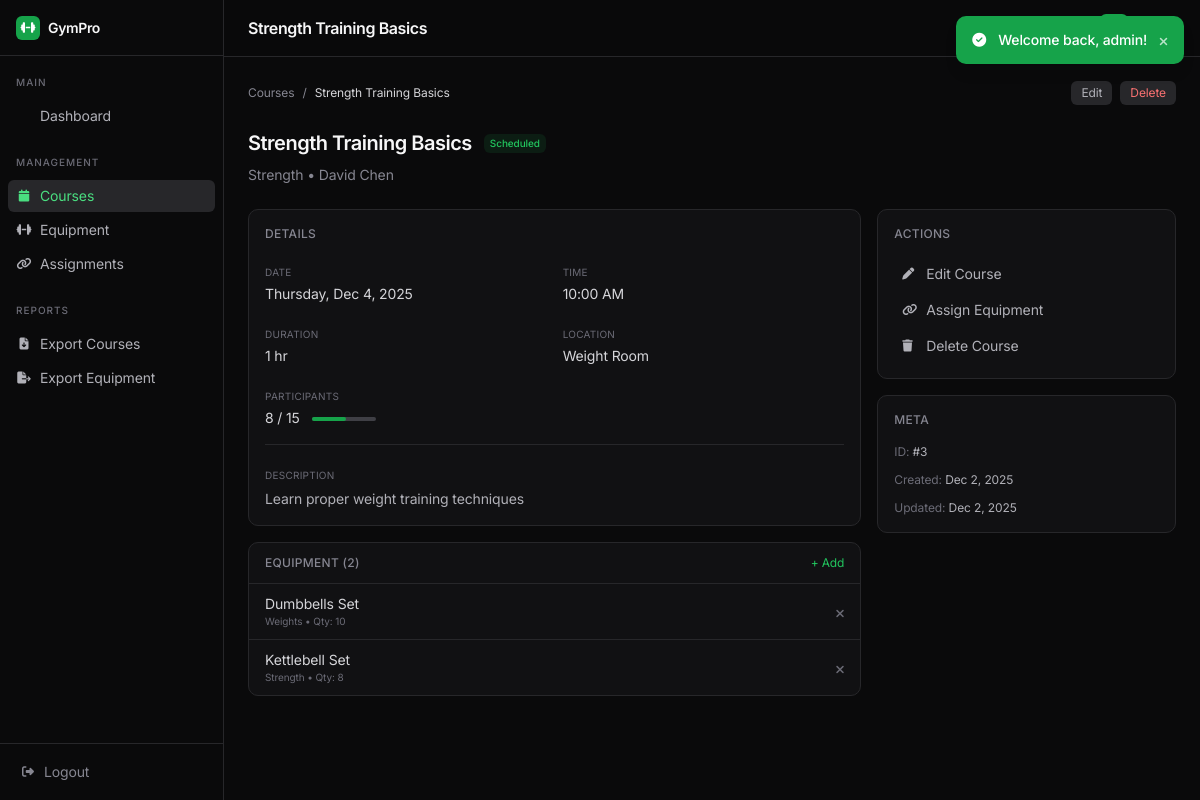
Screenshot of /courses/view.php?id=3 (signed in) with the database file from the repository.
### tables this page shows
CREATE TABLE courses (
    id INT AUTO_INCREMENT PRIMARY KEY,
    name VARCHAR(100) NOT NULL,
    description TEXT,
    category ENUM('Yoga', 'Cardio', 'Strength', 'Pilates', 'Combat', 'CrossFit', 'Dance', 'Aquatic', 'Wellness') NOT NULL,
    course_date DATE NOT NULL,
    start_time TIME NOT NULL,
    duration_minutes INT NOT NULL DEFAULT 60,
    max_participants INT NOT NULL DEFAULT 20,
    current_participants INT NOT NULL DEFAULT 0,
    instructor_name VARCHAR(100) NOT NULL,
    location VARCHAR(100),
    status ENUM('scheduled', 'in_progress', 'completed', 'cancelled') DEFAULT 'scheduled',
    created_at TIMESTAMP DEFAULT CURRENT_TIMESTAMP,
    updated_at TIMESTAMP DEFAULT CURRENT_TIMESTAMP ON UPDATE CURRENT_TIMESTAMP,
    INDEX idx_category (category),
    INDEX idx_status (status),
    INDEX idx_date (course_date),
    INDEX idx_instructor (instructor_name)
);

CREATE TABLE course_equipment (
    id INT AUTO_INCREMENT PRIMARY KEY,
    course_id INT NOT NULL,
    equipment_id INT NOT NULL,
    quantity_needed INT NOT NULL DEFAULT 1,
    assigned_by INT DEFAULT NULL,
    assigned_at TIMESTAMP DEFAULT CURRENT_TIMESTAMP,
    FOREIGN KEY (course_id) REFERENCES courses(id) ON DELETE CASCADE,
    FOREIGN KEY (equipment_id) REFERENCES equipment(id) ON DELETE CASCADE,
    FOREIGN KEY (assigned_by) REFERENCES users(id) ON DELETE SET NULL,
    UNIQUE KEY unique_course_equipment (course_id, equipment_id),
    INDEX idx_course (course_id),
    INDEX idx_equipment (equipment_id)
);

CREATE TABLE equipment (
    id INT AUTO_INCREMENT PRIMARY KEY,
    name VARCHAR(100) NOT NULL,
    type ENUM('Yoga', 'Weights', 'Cardio', 'Combat', 'Accessories', 'Strength', 'Recovery', 'Functional', 'Pilates') NOT NULL,
    brand VARCHAR(100),
    model VARCHAR(100),
    quantity INT NOT NULL DEFAULT 1,
    available_quantity INT NOT NULL DEFAULT 1,
    equipment_condition ENUM('excellent', 'good', 'fair', 'poor', 'needs_repair') DEFAULT 'good',
    location VARCHAR(100),
    purchase_date DATE,
    purchase_price DECIMAL(10,2),
    last_maintenance DATE,
    next_maintenance DATE,
    notes TEXT,
    is_active BOOLEAN DEFAULT TRUE,
    created_at TIMESTAMP DEFAULT CURRENT_TIMESTAMP,
    updated_at TIMESTAMP DEFAULT CURRENT_TIMESTAMP ON UPDATE CURRENT_TIMESTAMP,
    INDEX idx_type (type),
    INDEX idx_condition (equipment_condition),
    INDEX idx_active (is_active)
);

### includes/courses/functions.php (called while the page is built, shortened)
<?php
require_once dirname(__DIR__) . '/db.php';
require_once dirname(__DIR__) . '/functions.php';
function getCourseById(int $id): ?array
{
    $query = "SELECT c.*,
                (SELECT COUNT(*) FROM course_equipment WHERE course_id = c.id) as equipment_count
              FROM courses c
              WHERE c.id = ?";
    return dbSelectOne($query, [$id], 'i');
}
function getCourseEquipment(int $courseId): array
{
    $query = "SELECT e.*, ce.quantity_needed, ce.assigned_at, ce.id as assignment_id
              FROM equipment e
              INNER JOIN course_equipment ce ON e.id = ce.equipment_id
              WHERE ce.course_id = ?
              ORDER BY e.type, e.name";
    return dbSelect($query, [$courseId], 'i');
}

### includes/db.php (called while the page is built, shortened)
<?php
function getDbConnection(): ?mysqli
{
    static $conn = null;
    if ($conn === null) {
        try {
            $conn = new mysqli(
                DB_HOST,
                DB_USERNAME,
                DB_PASSWORD,
                DB_DATABASE,
                (int) DB_PORT
            );
            $conn->set_charset(DB_CHARSET);
            $conn->query("SET SESSION sql_mode = 'STRICT_TRANS_TABLES,NO_ZERO_DATE,NO_ZERO_IN_DATE,ERROR_FOR_DIVISION_BY_ZERO,NO_ENGINE_SUBSTITUTION'");
        } catch (mysqli_sql_exception $e) {
            if (APP_DEBUG) {
                die("Database Connection Error: " . $e->getMessage());
            } else {
                error_log("Database Connection Error: " . $e->getMessage());
                die("Database connection failed. Please try again later.");
            }
        }
    }
    return $conn;
}
function dbSelect(string $query, array $params = [], string $types = ''): array
{
    $conn = getDbConnection();
    $results = [];
    try {
        $stmt = $conn->prepare($query);
        if (!empty($params)) {
            $stmt->bind_param($types, ...$params);
        }
        $stmt->execute();
        $result = $stmt->get_result();
        while ($row = $result->fetch_assoc()) {
            $results[] = $row;
        }
    } catch (mysqli_sql_exception $e) {
        error_log("Database Query Error: " . $e->getMessage());
        if (APP_DEBUG) {
            throw $e;
        }
    }
    return $results;
}
function dbSelectOne(string $query, array $params = [], string $types = ''): ?array
{
    $results = dbSelect($query, $params, $types);
    return $results[0] ?? null;
}

### includes/functions.php (called while the page is built, shortened)
<?php
require_once __DIR__ . '/db.php';
function e(?string $value): string
{
    return htmlspecialchars($value ?? '', ENT_QUOTES, 'UTF-8');
}
function formatDate(?string $date, string $format = 'M d, Y'): string
{
    $datetime = new DateTime($date);
    return $datetime->format($format);
}
function formatTime(?string $time, string $format = 'g:i A'): string
{
    $datetime = new DateTime($time);
    return $datetime->format($format);
}
function formatDuration(int $minutes): string
{
    $hours = floor($minutes / 60);
    $mins = $minutes % 60;
    if ($mins === 0) {
        return $hours . ' hr';
    }
    return $hours . ' hr ' . $mins . ' min';
}
function url(string $path = '', array $params = []): string
{
    $url = BASE_URL . '/' . ltrim($path, '/');
    return $url;
}

### public/courses/view.php (the view, shortened to what this page needs)
<?php
require_once __DIR__ . '/../../includes/courses/functions.php';
require_once __DIR__ . '/../../includes/course_equipment/functions.php';
$courseId = isset($_GET['id']) ? (int) $_GET['id'] : 0;
$course = getCourseById($courseId);
$assignedEquipment = getCourseEquipment($courseId);
$pageTitle = $course['name'];
require_once __DIR__ . '/../../includes/header.php';
?>
<div class="flex items-center justify-between mb-6">
    <div class="flex items-center gap-2 text-xs text-dark-400">
        <a href="<?php echo url('/courses/'); ?>" class="hover:text-dark-200">Courses</a>
        <span>/</span>
        <span class="text-dark-200"><?php echo e($course['name']); ?></span>
    </div>
    <div class="flex items-center gap-2">
        <a href="<?php echo url('/courses/edit.php?id=' . $course['id']); ?>" class="px-2.5 py-1 text-xs text-dark-300 hover:text-dark-100 bg-dark-900 rounded">Edit</a>
        <a href="<?php echo url('/courses/delete.php?id=' . $course['id']); ?>" class="px-2.5 py-1 text-xs text-red-400 hover:text-red-300 bg-dark-900 rounded" data-confirm="Delete this course?">Delete</a>
    </div>
</div>
<div class="mb-6">
    <div class="flex items-center gap-3 mb-2">
        <h1 class="text-xl font-semibold text-dark-50 tracking-tight"><?php echo e($course['name']); ?></h1>
        <?php
        $statusColor = match($course['status']) {
            'scheduled' => 'text-mint-500 bg-mint-500/10',
            'in_progress' => 'text-amber-500 bg-amber-500/10',
            'completed' => 'text-dark-400 bg-dark-800',
            'cancelled' => 'text-red-500 bg-red-500/10',
            default => 'text-dark-400 bg-dark-800'
        };
        ?>
        <span class="text-[10px] font-medium px-1.5 py-0.5 rounded <?php echo $statusColor; ?>">
            <?php echo e(COURSE_STATUSES[$course['status']] ?? $course['status']); ?>
        </span>
    </div>
    <p class="text-sm text-dark-400"><?php echo e($course['category']); ?> • <?php echo e($course['instructor_name']); ?></p>
</div>
<div class="grid grid-cols-1 lg:grid-cols-3 gap-4">
    <div class="lg:col-span-2 space-y-4">
        <div class="bg-dark-950 border border-dark-900 rounded-lg p-4">
            <h2 class="text-xs font-medium text-dark-400 uppercase tracking-wide mb-4">Details</h2>
            <div class="grid grid-cols-2 gap-4">
                <div>
                    <span class="text-[10px] text-dark-500 uppercase tracking-wide">Date</span>
                    <p class="text-sm text-dark-200 mt-0.5"><?php echo formatDate($course['course_date'], 'l, M j, Y'); ?></p>
                </div>
                <div>
                    <span class="text-[10px] text-dark-500 uppercase tracking-wide">Time</span>
                    <p class="text-sm text-dark-200 mt-0.5"><?php echo formatTime($course['start_time']); ?></p>
                </div>
                <div>
                    <span class="text-[10px] text-dark-500 uppercase tracking-wide">Duration</span>
                    <p class="text-sm text-dark-200 mt-0.5"><?php echo formatDuration($course['duration_minutes']); ?></p>
                </div>
                <div>
                    <span class="text-[10px] text-dark-500 uppercase tracking-wide">Location</span>
                    <p class="text-sm text-dark-200 mt-0.5"><?php echo e($course['location'] ?: '—'); ?></p>
                </div>
                <div>
                    <span class="text-[10px] text-dark-500 uppercase tracking-wide">Participants</span>
                    <p class="text-sm text-dark-200 mt-0.5">
                        <?php echo $course['current_participants']; ?> / <?php echo $course['max_participants']; ?>
                        <?php $fill = ($course['current_participants'] / $course['max_participants']) * 100; ?>
                        <span class="inline-block w-16 h-1 bg-dark-800 rounded ml-2 align-middle">
                            <span class="block h-1 bg-mint-600 rounded" style="width: <?php echo $fill; ?>%"></span>
                        </span>
                    </p>
                </div>
            </div>
            <?php if (!empty($course['description'])): ?>
            <div class="mt-4 pt-4 border-t border-dark-900">
                <span class="text-[10px] text-dark-500 uppercase tracking-wide">Description</span>
                <p class="text-sm text-dark-300 mt-1"><?php echo nl2br(e($course['description'])); ?></p>
            </div>
            <?php endif; ?>
        </div>
        <div class="bg-dark-950 border border-dark-900 rounded-lg">
            <div class="px-4 py-3 border-b border-dark-900 flex items-center justify-between">
                <h2 class="text-xs font-medium text-dark-400 uppercase tracking-wide">Equipment (<?php echo count($assignedEquipment); ?>)</h2>
                <a href="<?php echo url('/course-equipment/link.php?course_id=' . $course['id']); ?>" class="text-xs text-mint-500 hover:text-mint-400">+ Add</a>
            </div>
            <?php if (!empty($assignedEquipment)): ?>
            <div class="divide-y divide-dark-900">
                <?php foreach ($assignedEquipment as $eq): ?>
                <div class="px-4 py-2.5 flex items-center justify-between hover:bg-dark-925">
                    <div>
                        <p class="text-sm text-dark-200"><?php echo e($eq['name']); ?></p>
                        <p class="text-[10px] text-dark-500"><?php echo e($eq['type']); ?> • Qty: <?php echo $eq['quantity_needed']; ?></p>
                    </div>
                    <a href="<?php echo url('/course-equipment/unlink.php?course_id=' . $course['id'] . '&equipment_id=' . $eq['id']); ?>" class="text-dark-500 hover:text-red-400" data-confirm="Remove?"><i class="fas fa-times text-xs"></i></a>
                </div>
                <?php endforeach; ?>
            </div>
            <?php else: ?>
            <div class="p-6 text-center text-dark-500 text-sm">No equipment assigned</div>
            <?php endif; ?>
        </div>
    </div>
    <div class="space-y-4">
        <div class="bg-dark-950 border border-dark-900 rounded-lg p-4">
            <h2 class="text-xs font-medium text-dark-400 uppercase tracking-wide mb-4">Actions</h2>
            <div class="space-y-1">
                <a href="<?php echo url('/courses/edit.php?id=' . $course['id']); ?>" class="flex items-center gap-2 px-2 py-1.5 text-sm text-dark-300 hover:text-dark-100 hover:bg-dark-900 rounded">
                    <i class="fas fa-pen w-4 text-xs"></i>Edit Course
                </a>
                <a href="<?php echo url('/course-equipment/link.php?course_id=' . $course['id']); ?>" class="flex items-center gap-2 px-2 py-1.5 text-sm text-dark-300 hover:text-dark-100 hover:bg-dark-900 rounded">
                    <i class="fas fa-link w-4 text-xs"></i>Assign Equipment
                </a>
                <a href="<?php echo url('/courses/delete.php?id=' . $course['id']); ?>" class="flex items-center gap-2 px-2 py-1.5 text-sm text-dark-300 hover:text-red-400 hover:bg-dark-900 rounded" data-confirm="Delete?">
                    <i class="fas fa-trash w-4 text-xs"></i>Delete Course
                </a>
            </div>
        </div>
        <div class="bg-dark-950 border border-dark-900 rounded-lg p-4">
            <h2 class="text-xs font-medium text-dark-400 uppercase tracking-wide mb-4">Meta</h2>
            <div class="space-y-3 text-xs">
                <div><span class="text-dark-500">ID:</span> <span class="text-dark-300">#<?php echo $course['id']; ?></span></div>
                <div><span class="text-dark-500">Created:</span> <span class="text-dark-300"><?php echo formatDate($course['created_at'], 'M j, Y'); ?></span></div>
                <div><span class="text-dark-500">Updated:</span> <span class="text-dark-300"><?php echo formatDate($course['updated_at'], 'M j, Y'); ?></span></div>
            </div>
        </div>
    </div>
</div>
<?php require_once __DIR__ . '/../../includes/footer.php'; ?>

### includes/header.php (shortened to what this page needs)
<?php
require_once __DIR__ . '/functions.php';
require_once __DIR__ . '/auth/functions.php';
$pageTitle = $pageTitle ?? 'Dashboard';
?>
<!DOCTYPE html>
<html lang="en">
<head>
    <link rel="stylesheet" href="https://cdnjs.cloudflare.com/ajax/libs/font-awesome/6.4.2/css/all.min.css">
    <script src="https://cdn.tailwindcss.com"></script>
</head>
<body class="font-sans antialiased">
    <div class="flex min-h-screen" id="app-wrapper">
        <?php include __DIR__ . '/sidebar.php'; ?>
        <main class="flex-1 ml-56" id="main-content">
            <header class="sticky top-0 z-40 bg-dark-975/95 backdrop-blur-sm border-b border-dark-900">
                <div class="flex items-center justify-between px-6 h-14">
                    <div>
                        <h1 class="text-base font-semibold text-dark-50 tracking-tight"><?php echo e($pageTitle); ?></h1>
                    </div>
                    <div class="flex items-center gap-4">
                        <span class="text-xs text-dark-400"><?php echo date('M j, Y'); ?></span>
                        <div class="flex items-center gap-2">
                            <div class="w-7 h-7 rounded bg-mint-600 flex items-center justify-center text-white text-xs font-medium">
                            </div>
                            <span class="text-sm text-dark-200"><?php echo e(getCurrentUsername() ?? 'Guest'); ?></span>
                        </div>
                    </div>
                </div>
            </header>
            <?php include __DIR__ . '/alerts.php'; ?>
            <div class="p-6">

### includes/header.php (style rules this page uses)
* { letter-spacing: -0.01em; }
body { background: #0a0a0b; color: #ececee; font-feature-settings: 'cv02', 'cv03', 'cv04', 'cv11'; }
h1, h2, h3, h4, h5, h6 { letter-spacing: -0.025em; font-weight: 600; }

### rows the page displays
courses: name "Strength Training Basics", status "Scheduled", category "Strength", instructor_name "David Chen", course_date "Thursday, Dec 4, 2025", start_time "10:00 AM", duration_minutes "1 hr", location "Weight Room", current_participants "8", max_participants "15", description "Learn proper weight training techniques", id "3", created_at "Dec 2, 2025", updated_at "Dec 2, 2025"
course_equipment: equipment.name "Dumbbells Set", equipment.type "Weights", quantity_needed "10"
course_equipment: equipment.name "Kettlebell Set", equipment.type "Strength", quantity_needed "8"

### other values shown
$msg['message'] "Welcome back, admin!"
count($assignedEquipment) "2"
